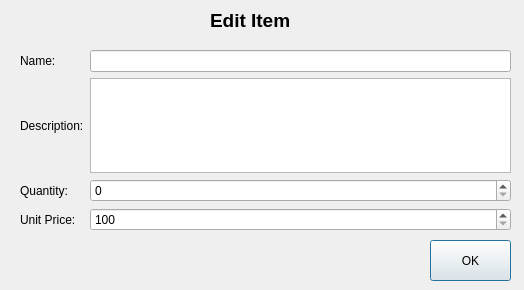
<?xml version="1.0" encoding="UTF-8"?>
<ui version="4.0">
 <class>Dialog</class>
 <widget class="QDialog" name="Dialog">
  <property name="geometry">
   <rect>
    <x>0</x>
    <y>0</y>
    <width>524</width>
    <height>290</height>
   </rect>
  </property>
  <property name="windowTitle">
   <string>Edit Item</string>
  </property>
  <widget class="QLabel" name="label_5">
   <property name="geometry">
    <rect>
     <x>210</x>
     <y>10</y>
     <width>101</width>
     <height>21</height>
    </rect>
   </property>
   <property name="font">
    <font>
     <pointsize>14</pointsize>
     <weight>75</weight>
     <bold>true</bold>
    </font>
   </property>
   <property name="text">
    <string>Edit Item</string>
   </property>
  </widget>
  <widget class="QPushButton" name="okBtn">
   <property name="geometry">
    <rect>
     <x>430</x>
     <y>240</y>
     <width>81</width>
     <height>41</height>
    </rect>
   </property>
   <property name="text">
    <string>OK</string>
   </property>
  </widget>
  <widget class="QWidget" name="layoutWidget">
   <property name="geometry">
    <rect>
     <x>20</x>
     <y>50</y>
     <width>491</width>
     <height>181</height>
    </rect>
   </property>
   <layout class="QGridLayout" name="gridLayout">
    <item row="0" column="0">
     <widget class="QLabel" name="label">
      <property name="text">
       <string>Name:</string>
      </property>
     </widget>
    </item>
    <item row="0" column="1">
     <widget class="QLineEdit" name="nameLineEdit"/>
    </item>
    <item row="1" column="0">
     <widget class="QLabel" name="label_2">
      <property name="text">
       <string>Description:</string>
      </property>
     </widget>
    </item>
    <item row="1" column="1">
     <widget class="QTextEdit" name="descTextEdit"/>
    </item>
    <item row="2" column="0">
     <widget class="QLabel" name="label_3">
      <property name="text">
       <string>Quantity:</string>
      </property>
     </widget>
    </item>
    <item row="2" column="1">
     <widget class="QSpinBox" name="quantitySpinBox">
      <property name="maximum">
       <number>10000</number>
      </property>
     </widget>
    </item>
    <item row="3" column="0">
     <widget class="QLabel" name="label_4">
      <property name="text">
       <string>Unit Price:</string>
      </property>
     </widget>
    </item>
    <item row="3" column="1">
     <widget class="QSpinBox" name="priceSpinBox">
      <property name="minimum">
       <number>100</number>
      </property>
      <property name="maximum">
       <number>10000000</number>
      </property>
     </widget>
    </item>
   </layout>
  </widget>
  <zorder>layoutWidget</zorder>
  <zorder>label_5</zorder>
  <zorder>okBtn</zorder>
 </widget>
 <resources/>
 <connections/>
</ui>
